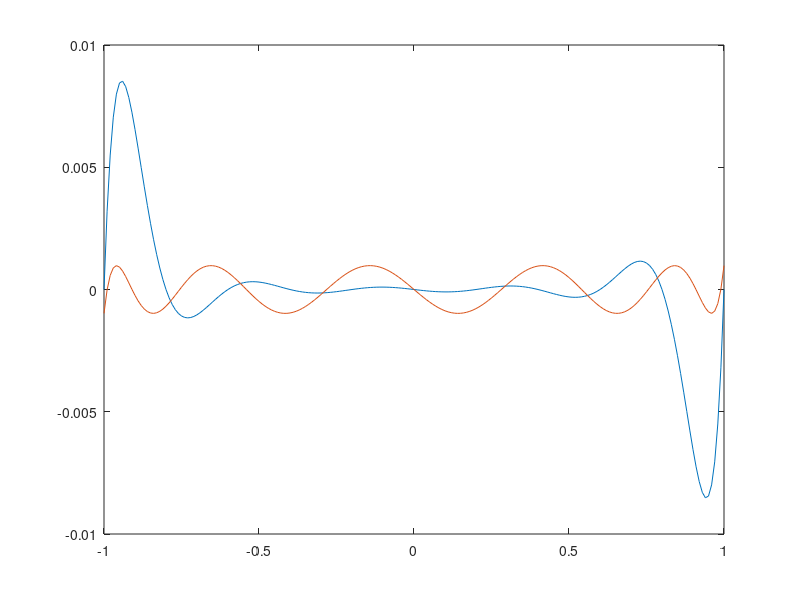

The MATLAB source for this figure:
n=10;

zeros1=-1.0:2.0/(n):1.0;
w=poly(zeros1);
x=-1.0:0.01:1.0;
y1=polyval(w,x);

y2=cos((n+1)*acos(x))/2^(n);

plot(x,y1,x,y2)
